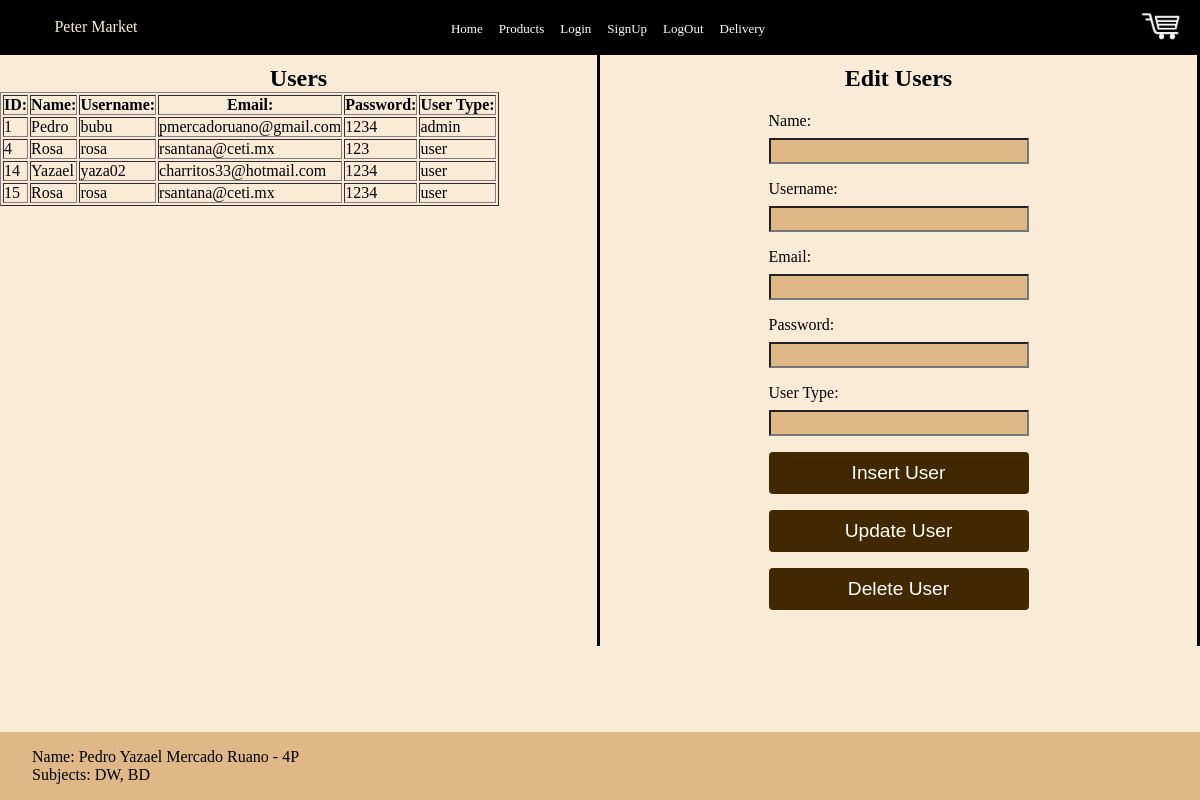
The app's page /edit_users.php with its own data.
### tables this page shows
CREATE TABLE `user_form` (
  `id` int(11) NOT NULL,
  `name` varchar(255) NOT NULL,
  `username` varchar(255) NOT NULL,
  `email` varchar(255) NOT NULL,
  `password` varchar(255) NOT NULL,
  `user_type` varchar(255) NOT NULL DEFAULT 'user'
);

### edit_users.php (the view, shortened to what this page needs)
<!DOCTYPE html>
<html lang="en">
<head>
    <link rel="stylesheet" href="style.css">
    <link rel="stylesheet" href="nav.css">
    <link rel="stylesheet" href="products.css">
</head>
<body>
    <header>
        <div>
            <p class="logoName">Peter Market</p>
            <a class="cart" href="cart.php"><img src="./assets/shopping_cart.png" alt="" srcset="" height="30px"
                    width="50px"></a>
            <nav>
                <ul>
                    <li><a href="index.php" class="nav" id="Home">Home</a></li>
                    <li><a href="products.php" class="nav" id="Products">Products</a></li>
                    <li><a href="login.php" class="nav" id="Login">Login</a></li>
                    <li><a href="signup.php" class="nav" id="SignUp">SignUp</a></li>
                    <li><a href="endsession.php" class="nav">LogOut</a></li>
                    <li><a href="delivery.php" class="nav">Delivery</a></li>
                </ul>
            </nav>
        </div>
    </header>
    <div class="itembase">
        <div class="column">
            <h2 class="category">Users</h2>
            <?php
            include "config.php";
            $log = mysqli_query($conn, "SELECT id, name, username, email, password, user_type FROM user_form");
            if ($log->num_rows > 0) {
                echo "<table border='1'>
            <tr>
                <th>ID:</th>
                <th>Name:</th>
                <th>Username:</th>
                <th>Email:</th>
                <th>Password:</th>
                <th>User Type:</th>
            </tr>";
                while ($row = $log->fetch_assoc()) {
                    echo "<tr>
                <td>" . $row["id"] . "</td>
                <td>" . $row["name"] . "</td>
                <td>" . $row["username"] . "</td>
                <td>" . $row["email"] . "</td>
                <td>" . $row["password"] . "</td>
                <td>" . $row["user_type"] . "</td>
              </tr>";
                }
                echo "</table>";
            } else {
                echo "Sin datos en users";
            }
            ?>
        </div>
        <div class="column">
            <h2 class="category">Edit Users</h2>
            <form action="edit_users.php" method="post" id="productForm">
                <label for="userName">Name:</label>
                <input type="text" id="userName" name="userName" required>
                <label for="userUserName">Username:</label>
                <input type="text" id="userUserName" name="userUserName">
                <label for="userEmail">Email:</label>
                <input type="text" id="userEmail" name="userEmail">
                <label for="userPass">Password:</label>
                <input type="text" id="userPass" name="userPass">
                <label for="userType">User Type:</label>
                <input type="text" id="userType" name="userType">
                <input type="submit" name="submitInsert" value="Insert User" class="btn">
                <input type="submit" name="submitUpdate" value="Update User" class="btn">
                <input type="submit" name="submitDelete" value="Delete User" class="btn">
            </form>
        </div>
        <footer>
            <ul>
                <li>Name: Pedro Yazael Mercado Ruano - 4P</li>
                <li>Subjects: DW, BD</li>
            </ul>
        </footer>
</body>
</html>

### style.css (style rules this page uses)
* { padding: 0; margin: 0; box-sizing: border-box; }
body { font-family: verdana; background-color:antiquewhite; transition: background-color 1s; height: 100%; display: flex; flex-direction: column; min-height: 100vh; }
.logoName { position: absolute; color: antiquewhite; margin-top: 1.1em; margin-left: 3.4em; }
.cart { position: absolute; margin-left: 95%; margin-top: 1%; }
h2 { display: block; padding-top: 10px; text-align: center; }
a:link { text-decoration: none; color: black; }
a.nav { color: white; font-weight: normal; transition: font-size 0.5s ease; }
footer { padding: 1em; background-color: burlywood; position: absolute; bottom: 0; width: 100%; margin-top: auto; }
footer ul li { list-style: none; }
input { font-size: larger; background-color: antiquewhite; margin-top: 1em; margin-left: 20%; }
.column { flex: 1; box-sizing: border-box; border-style: solid; border-top: 0px; border-left: 0; border-bottom: 0; }
.itembase { display: flex; justify-content: space-between; }
nav { padding-bottom: 1.1em; }
@media (min-width: 800px) { body { overflow-x: hidden; } }
a img { opacity: 1; }

### nav.css (style rules this page uses)
header { background-color: black; height: 7%; }
nav { padding-top: 1.2em; }
nav ul { list-style: none; display: flex; justify-content: center; }
li { margin-left: 1em; }
a { font-size: small; }

### products.css (style rules this page uses)
form { margin-left: auto; margin-right: auto; padding: 20px; width: 300px; }
label { display: block; margin-bottom: 8px; }
input, textarea { width: 100%; box-sizing: border-box; background-color:burlywood; margin: 0; margin-bottom: 16px; }
.btn { padding-left: auto; padding-right: auto; background-color: #422800;; color: #fff; padding: 10px; border: none; border-radius: 4px; cursor: pointer; }

### records on screen
user_form: id "1", name "Pedro", username "bubu", email "pmercadoruano@gmail.com", password "1234", user_type "admin"
user_form: id "4", name "Rosa", username "rosa", email "rsantana@ceti.mx", password "123", user_type "user"
user_form: id "14", name "Yazael", username "yaza02", email "charritos33@hotmail.com", password "1234", user_type "user"
user_form: id "15", name "Rosa", username "rosa", email "rsantana@ceti.mx", password "1234", user_type "user"
